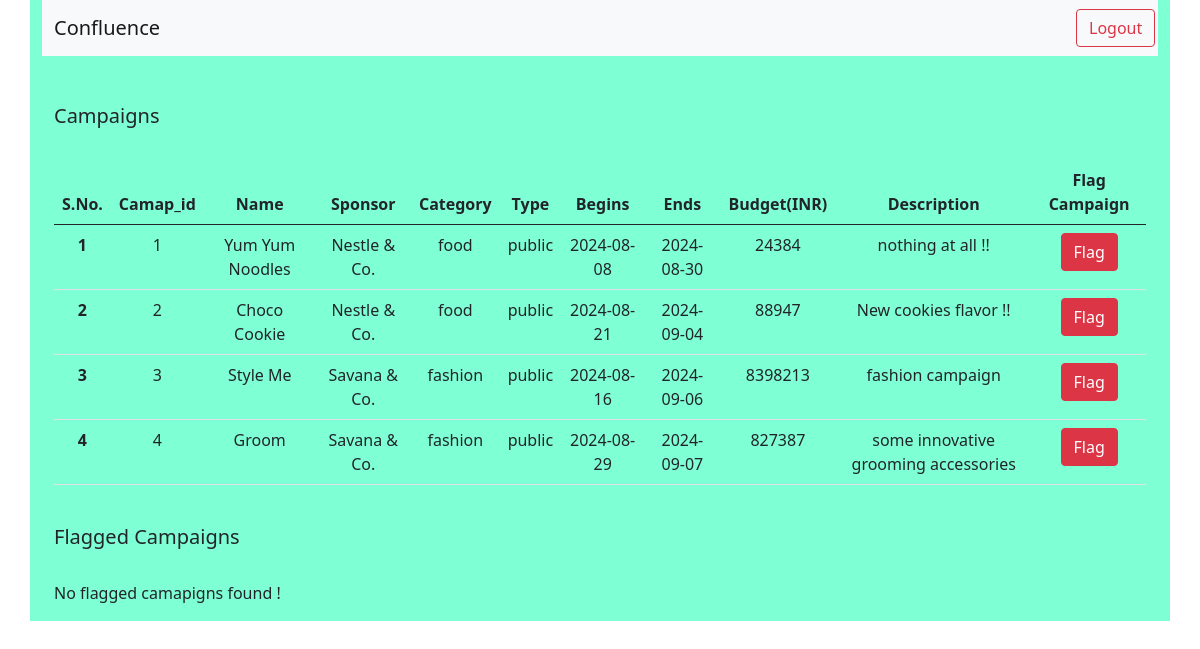
Before: /admin/campaigns with the older database file.
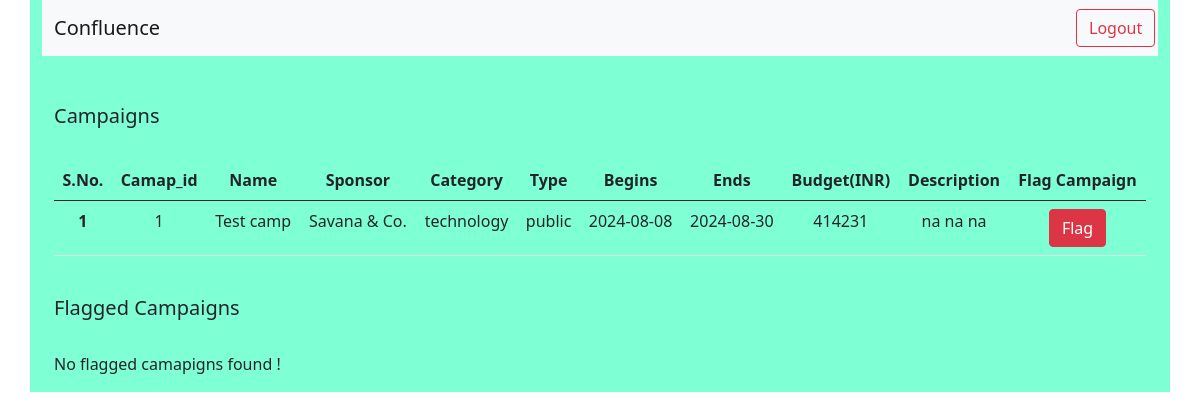
After: the same page with the newer database file.
### application/models.py (models this page shows)
class Campaign(db.Model):
    __tablename__ = 'campaign'
    camp_id = db.Column(db.Integer, primary_key = True)
    camp_name = db.Column(db.String, nullable = False)
    sponsor_id = db.Column(db.Integer, db.ForeignKey('sponsor.id'))
    category = db.Column(db.String, nullable = False)
    search_category =db.Column(db.String, nullable = False) # for influencer to search relevant campaigns
    s_date = db.Column(db.String, nullable = False)
    e_date = db.Column(db.String, nullable = False)
    budget = db.Column(db.Integer, nullable = False)
    visibility = db.Column(db.String, default = 'public')
    description = db.Column(db.String)
    is_completed = db.Column(db.Boolean,  default =  False)
    is_flagged = db.Column(db.Boolean, default = False)
    sponsor = db.relationship('Sponsor', backref='campaign') #pseudo col

class Sponsor(db.Model):
    __tablename__ = 'sponsor'
    id = db.Column(db.Integer, primary_key = True)
    user_name = db.Column(db.String, nullable = False, unique = True)
    password = db.Column(db.String, nullable = False)
    full_name = db.Column(db.String, nullable = False)
    industry = db.Column(db.String, nullable = False)
    role = db.Column(db.String, nullable = False)
    is_flagged = db.Column(db.Boolean, default = False)

### application/controllers.py (the view)
@app.route('/admin/campaigns')
def fetch_camp_info():
    camapign_info = Campaign.query.filter_by(is_flagged = False).all()
    flagged_camps = Campaign.query.filter_by(is_flagged = True).all()
    return render_template ('campaign_stats.html', campaigns = camapign_info, flagged_campaigns = flagged_camps)

### templates/campaign_stats.html (shortened to what this page needs)
<!DOCTYPE html>
<html lang="en">
<head>
    <link rel="stylesheet" href="../static/dashboard.css">
    <link href="https://cdn.jsdelivr.net/npm/bootstrap@5.0.2/dist/css/bootstrap.min.css" rel="stylesheet">
</head>
<body>
    <div class="container" style="background-color: aquamarine;">
            <nav class="navbar navbar-expand-lg navbar-light bg-light">
                <div class="container-fluid">
                  <a class="navbar-brand" href="#">Confluence</a>
                  <div class="collapse navbar-collapse" id="navbarSupportedContent">
                    <form class="d-flex" style="margin-left: 900px;">
                      <button class="btn btn-outline-danger" type="button" onclick="location.href='/userlogin'">Logout</button>
                  </form>
                  </div>
                </div>
              </nav>
              <br>
              <div class="container mt-4">
                <h5>Campaigns </h5><br>
                <table class="table" style="text-align: center;">
                  <thead>
                    <tr>
                      <th scope="col">S.No.</th>
                      <th scope="col">Camap_id</th>
                      <th scope="col">Name</th>
                      <th scope="col">Sponsor</th>
                      <th scope="col">Category</th>
                      <th scope="col">Type</th>
                      <th scope="col">Begins</th>
                      <th scope="col">Ends</th>
                      <th scope="col">Budget(INR)</th>
                      <th scope="col">Description</th>
                      <th scope="col">Flag Campaign</th>
                    </tr>
                  </thead>
                  <tbody>
                    {% for campaign in campaigns %}
                    <tr>
                      <th scope="row">{{loop.index}}</th>
                      <td>{{campaign.camp_id}}</td>
                      <td>{{campaign.camp_name}}</td>
                      <td>{{campaign.sponsor.full_name}}</td>
                      <td>{{campaign.category}}</td>
                      <td>{{campaign.visibility}}</td>
                      <td>{{campaign.s_date}}</td>
                      <td>{{campaign.e_date}}</td>
                      <td>{{campaign.budget}}</td>
                      <td>{{campaign.description}}</td>
                      <td><form action='/admin/flag_campaign/{{campaign.camp_id}}' method="POST"
                        onsubmit="return confirm('Are you sure you want to flag this campaign?');">
                        <button type="submit" class="btn btn-danger">Flag</button>
                      </form></td>
                    </tr>
                    {% endfor %}
                  </tbody>
                </table>
            </div>
            <div class="container mt-4">
              <h5>Flagged Campaigns </h5><br>
              {% if flagged_campaigns|length == 0%}
              <p> No flagged camapigns found !</p>
              {% endif %}
          </div>
    </div>
</body>
</html>

### static/dashboard.css (style rules this page uses)
html, body { height: 100%; margin: 0; }
.container { display: flex; flex-direction: column; }
* { margin: 0px; }

Changed rows visible on the page:
removed Campaign: camp_id "2", camp_name "Choco Cookie", sponsor.full_name "Nestle & Co.", category "food", visibility "public", s_date "2024-08-21", e_date "2024-09-04", budget "88947", description "New cookies flavor !!"
removed Campaign: camp_id "3", camp_name "Style Me", sponsor.full_name "Savana & Co.", category "fashion", visibility "public", s_date "2024-08-16", e_date "2024-09-06", budget "8398213", description "fashion campaign"
removed Campaign: camp_id "4", camp_name "Groom", sponsor.full_name "Savana & Co.", category "fashion", visibility "public", s_date "2024-08-29", e_date "2024-09-07", budget "827387", description "some innovative grooming accessories"
changed Campaign "public": camp_name "Yum Yum Noodles" → "Test camp"; sponsor.full_name "Nestle & Co." → "Savana & Co."; category "food" → "technology"; budget "24384" → "414231"; description "nothing at all !!" → "na na na"
